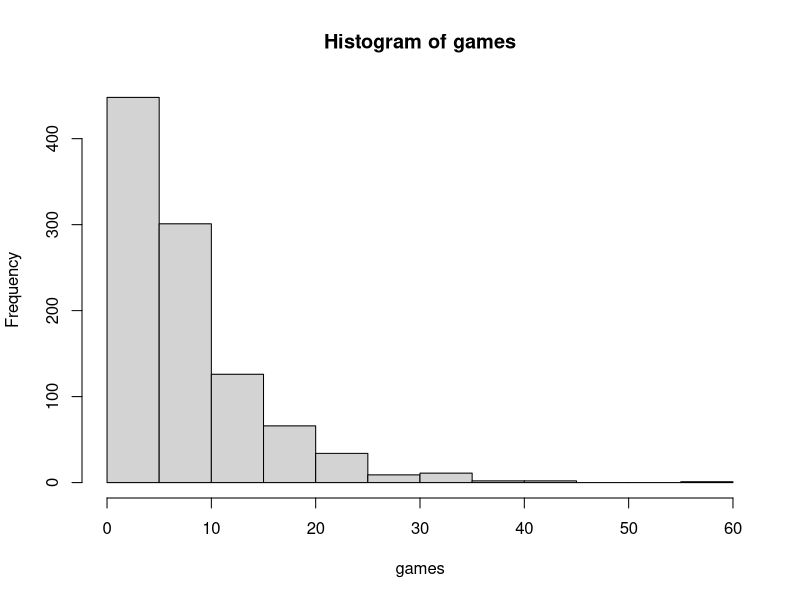
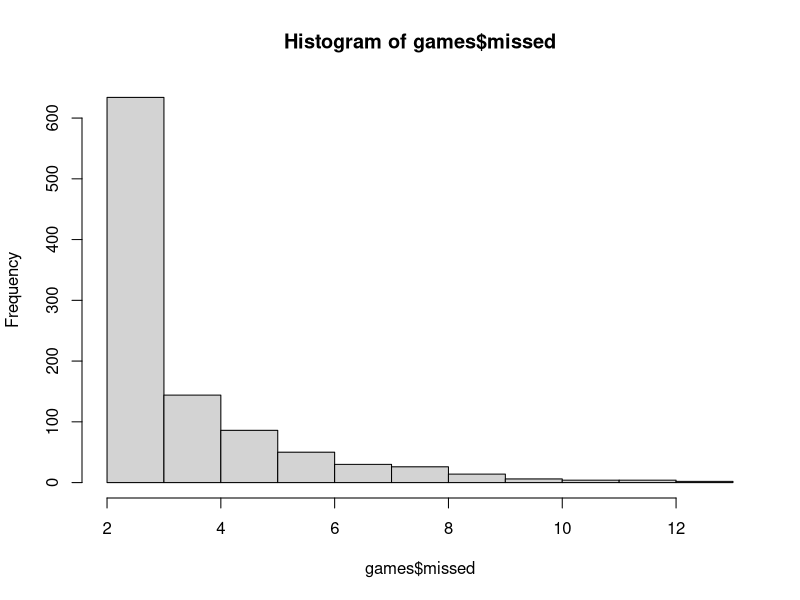

These charts were generated, in order, by the following R code:
# 7.6 Exercices
# page 152

# 1
# (a)
prob.of.basket <- 0.6

shoot_in <- function(){
  return(rbinom(n = 1, 1, prob.of.basket) == 1)
}

play <- function() {
  ith <- 0
  double <- FALSE
  while (double == FALSE) {
    ith <- ith + 1
    if (!shoot_in()) {
      ith <- ith + 1
      if (!shoot_in()) {
        double <- TRUE
      }
    }
  }
  return(ith)
}

# (b)
games <- replicate(n = 1000, play())
hist(games)
summary(games)
sd(games)


# (c)
play2 <- function() {
  ith <- 0
  basket <- 0
  missed <- 0
  double <- FALSE
  while (double == FALSE) {
    ith <- ith + 1
    if (!shoot_in()) {
      ith <- ith + 1
      missed <- missed + 1
      if (!shoot_in()) {
        double <- TRUE
        missed <- missed + 1
      } else {
        basket <- basket + 1
      }
    } else {
      basket <- basket + 1
    }
  }
  return(list(ith = ith,
                    basket = basket,
                    missed = missed))
}

games <- data.frame(ind = seq(1:1000))
games$ith <- unlist(replicate(n = 1000, play2()[1]))
games$bsket <- unlist(replicate(n = 1000, play2()[2]))
games$missed <- unlist(replicate(n = 1000, play2()[3]))
hist(games$missed)

summary(games)
